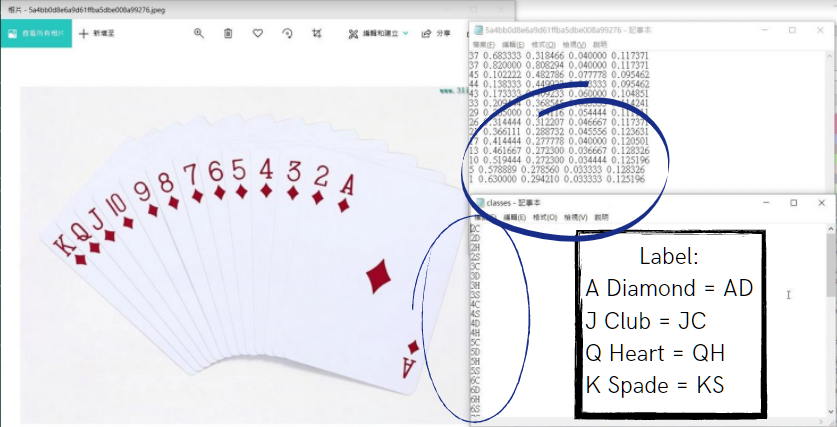
#> input picture image/03.png, 837 x 427 px, given in place of predictions.jpg, which was not available
$ jupyter execute --allow-errors poker_yolov4_new_model.ipynb   (shell and % lines are left out)   (text cells are left out)
#> lines starting #> are read from the running program, lines starting #| are printed output that depends on the picture
[cell 1]
# change makefile to have GPU and OPENCV enabled
%cd darknet

[cell 2]
# verify CUDA

[cell 3]
# make darknet (builds darknet so that you can then use the darknet executable file to run or train object detectors)

[cell 4]
def imShow(path):
#> called with path = 'predictions.jpg'
  import cv2
  import matplotlib.pyplot as plt
  %matplotlib inline

  image = cv2.imread(path)
#> image is the input picture: shape (427, 837, 3); mean B, G, R 238.8, 234.5, 233.9
  height, width = image.shape[:2]
#> height = 427; width = 837
  resized_image = cv2.resize(image,(3*width, 3*height), interpolation = cv2.INTER_CUBIC)
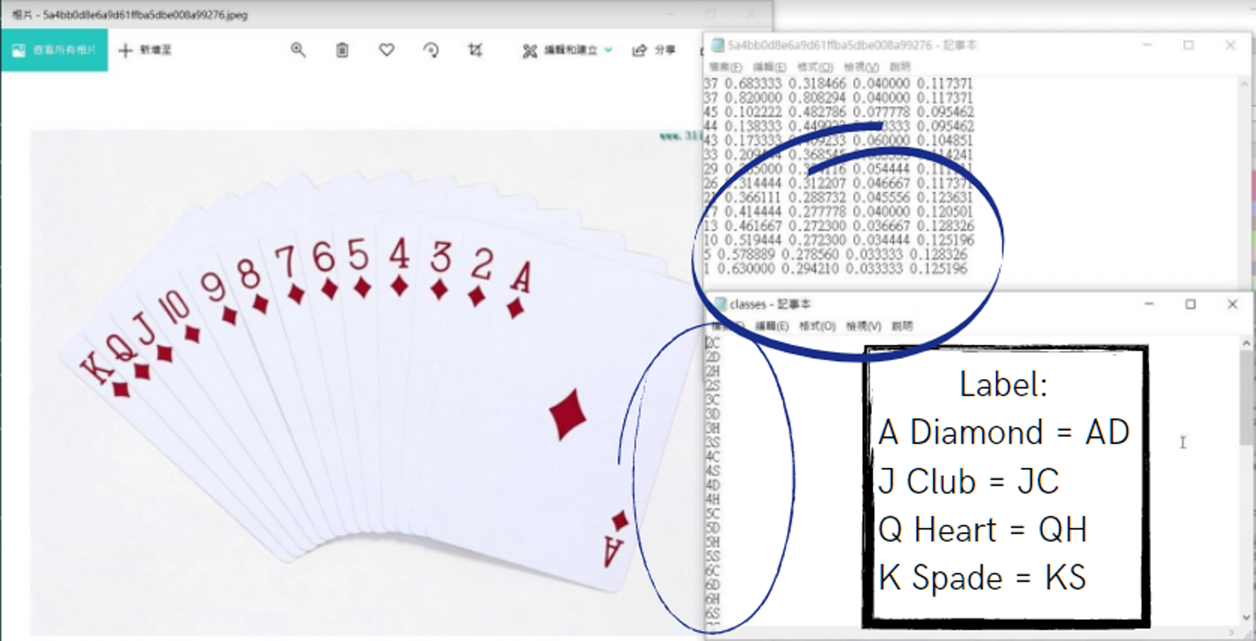
#> resized_image: shape (1281, 2511, 3) (shown at 1/2 size); mean B, G, R 238.7, 234.4, 233.8

  fig = plt.gcf()
  fig.set_size_inches(18, 10)
  plt.axis("off")
  plt.imshow(cv2.cvtColor(resized_image, cv2.COLOR_BGR2RGB))
  plt.show()

# use this to upload files
def upload():
  from google.colab import files
  uploaded = files.upload()
  for name, data in uploaded.items():
    with open(name, 'wb') as f:
      f.write(data)
      print ('saved file', name)

# use this to download a file
def download(path):
  from google.colab import files
  files.download(path)


$ run again, on image/04.png
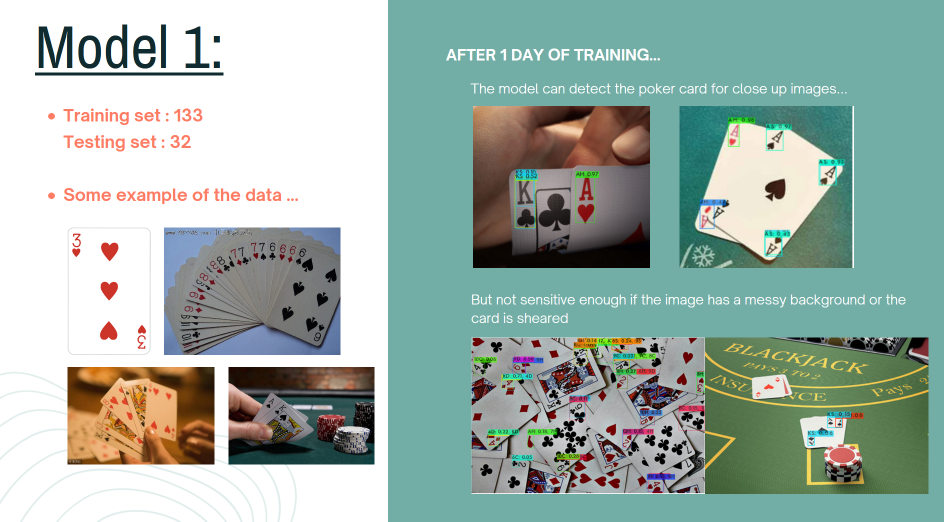
#> input picture image/04.png, 1888 x 1043 px, given in place of predictions.jpg, which was not available (shown at 1/2 size)
#> in imShow, image is the input picture: shape (1043, 1888, 3); mean B, G, R 169.2, 177.6, 158.8
#> in imShow, `resized_image = cv2.resize(image,(3*width, 3*height), interpolation = ..`:
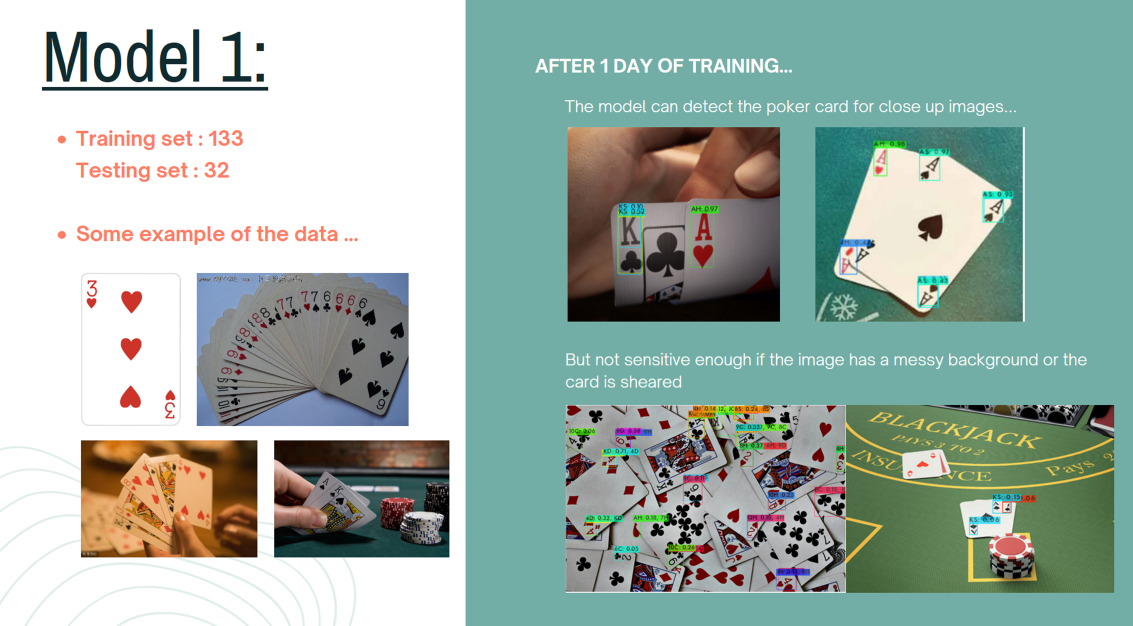
#> resized_image: shape (3129, 5664, 3) (shown at 1/5 size); mean B, G, R 169.2, 177.6, 158.8

$ run again, on image/05.png
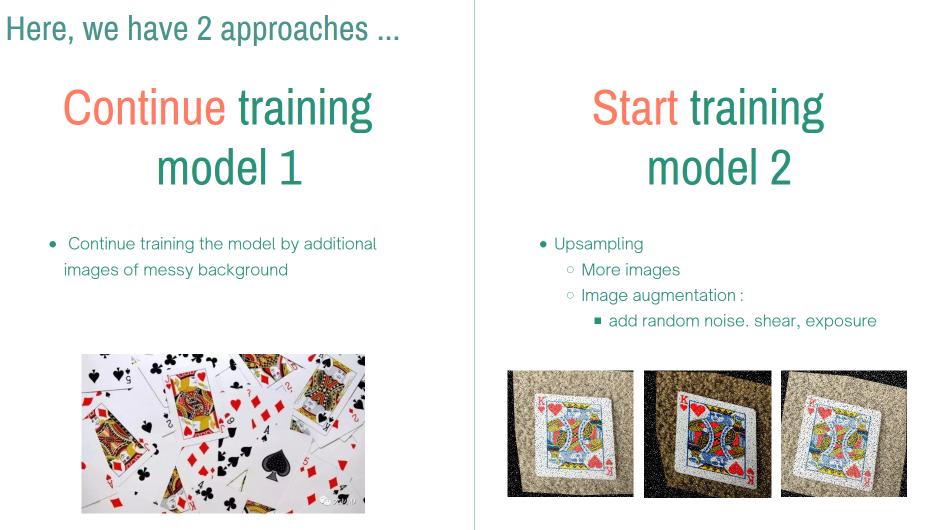
#> input picture image/05.png, 1892 x 1060 px, given in place of predictions.jpg, which was not available (shown at 1/2 size)
#> in imShow, image is the input picture: shape (1060, 1892, 3); mean B, G, R 230.9, 232.9, 233.5
#> in imShow, `resized_image = cv2.resize(image,(3*width, 3*height), interpolation = ..`:
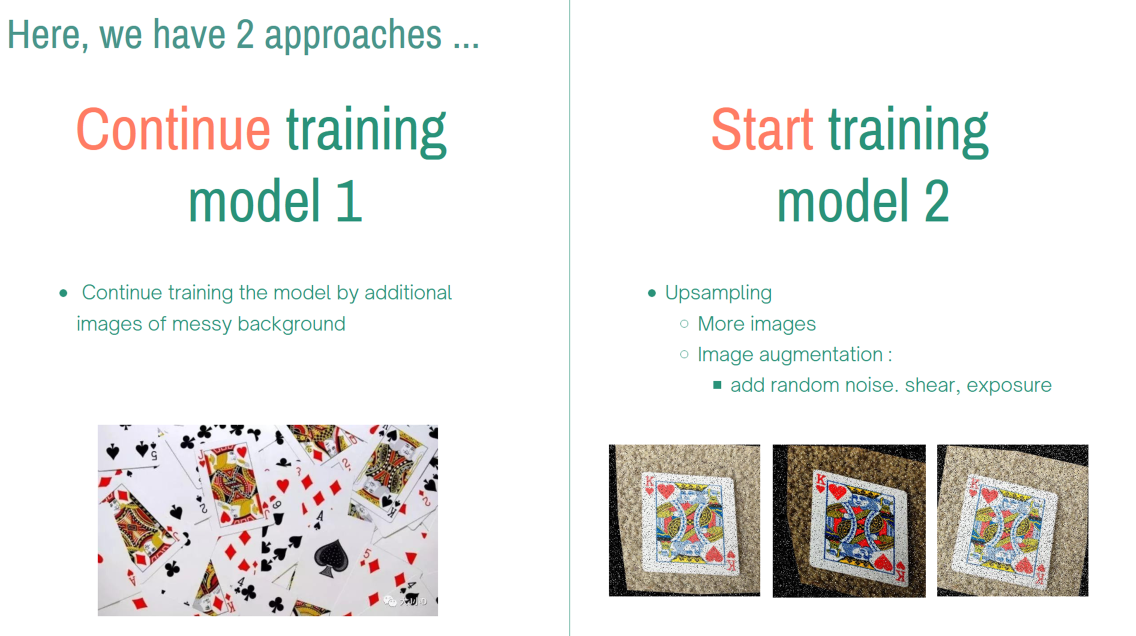
#> resized_image: shape (3180, 5676, 3) (shown at 1/5 size); mean B, G, R 230.8, 232.9, 233.4
